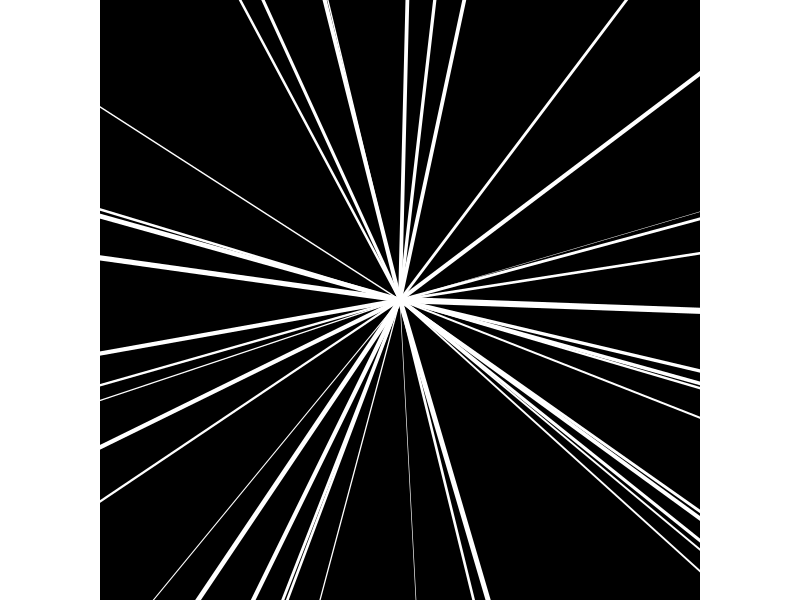
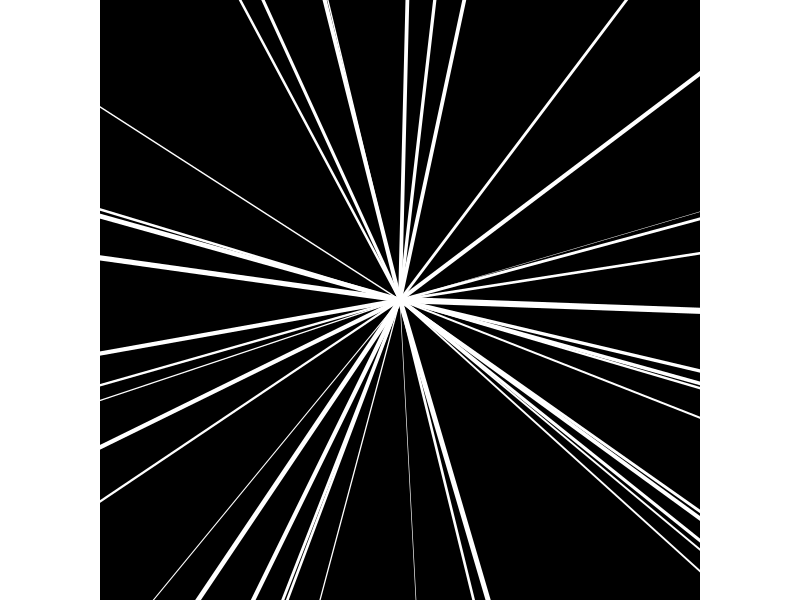

These figures' R source, in order:


library(tidyverse)
library(here)


# generate data -----------------------------------------------------------


set.seed(123)

# number of lines to generate
n <- 40

# define the centre of the canvas and the radius
center_x <- 0
center_y <- 0
radius <- 10

# generate n random angles (in radians) between 0 and 2*pi
angles <- runif(n, 0, 2*pi)

# calculate the line start and end points
lines_df <- tibble(
  x  = rep(center_x, n),
  y  = rep(center_y, n),
  xend = center_x + radius * cos(angles),
  yend = center_y + radius * sin(angles),
  thickness = rnorm(n, mean = 1, sd = 0.5)
)


# plot --------------------------------------------------------------------


ggplot(lines_df) +
  geom_segment(aes(x = x, y = y, xend = xend, yend = yend, linewidth = thickness), colour = "white") +
  scale_linewidth_identity() +
  coord_equal(xlim = c(-5,5), ylim = c(-5, 5)) +
  theme_void() + 
  theme(
    plot.background = element_rect(fill = "black")
  )

ggsave(filename = "design.png", width = 6, height = 6, dpi = 300)



